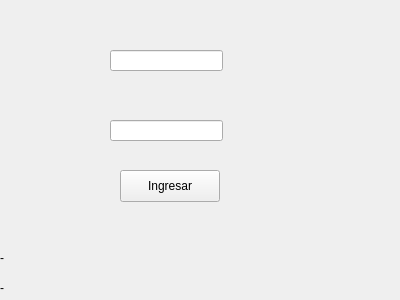
<?xml version="1.0" encoding="UTF-8"?>
<ui version="4.0">
 <class>Login</class>
 <widget class="QWidget" name="Login">
  <property name="geometry">
   <rect>
    <x>0</x>
    <y>0</y>
    <width>400</width>
    <height>300</height>
   </rect>
  </property>
  <property name="windowTitle">
   <string>Form</string>
  </property>
  <widget class="QLineEdit" name="txtUsuario">
   <property name="geometry">
    <rect>
     <x>110</x>
     <y>50</y>
     <width>113</width>
     <height>21</height>
    </rect>
   </property>
  </widget>
  <widget class="QLineEdit" name="txtPassword">
   <property name="geometry">
    <rect>
     <x>110</x>
     <y>120</y>
     <width>113</width>
     <height>21</height>
    </rect>
   </property>
   <property name="echoMode">
    <enum>QLineEdit::EchoMode::Password</enum>
   </property>
  </widget>
  <widget class="QPushButton" name="btnIngresar">
   <property name="geometry">
    <rect>
     <x>120</x>
     <y>170</y>
     <width>100</width>
     <height>32</height>
    </rect>
   </property>
   <property name="text">
    <string>Ingresar</string>
   </property>
  </widget>
  <widget class="QLabel" name="lblClima">
   <property name="geometry">
    <rect>
     <x>0</x>
     <y>280</y>
     <width>281</width>
     <height>16</height>
    </rect>
   </property>
   <property name="text">
    <string>-</string>
   </property>
  </widget>
  <widget class="QLabel" name="lblReloj">
   <property name="geometry">
    <rect>
     <x>0</x>
     <y>250</y>
     <width>161</width>
     <height>16</height>
    </rect>
   </property>
   <property name="text">
    <string>-</string>
   </property>
  </widget>
 </widget>
 <resources/>
 <connections/>
</ui>
